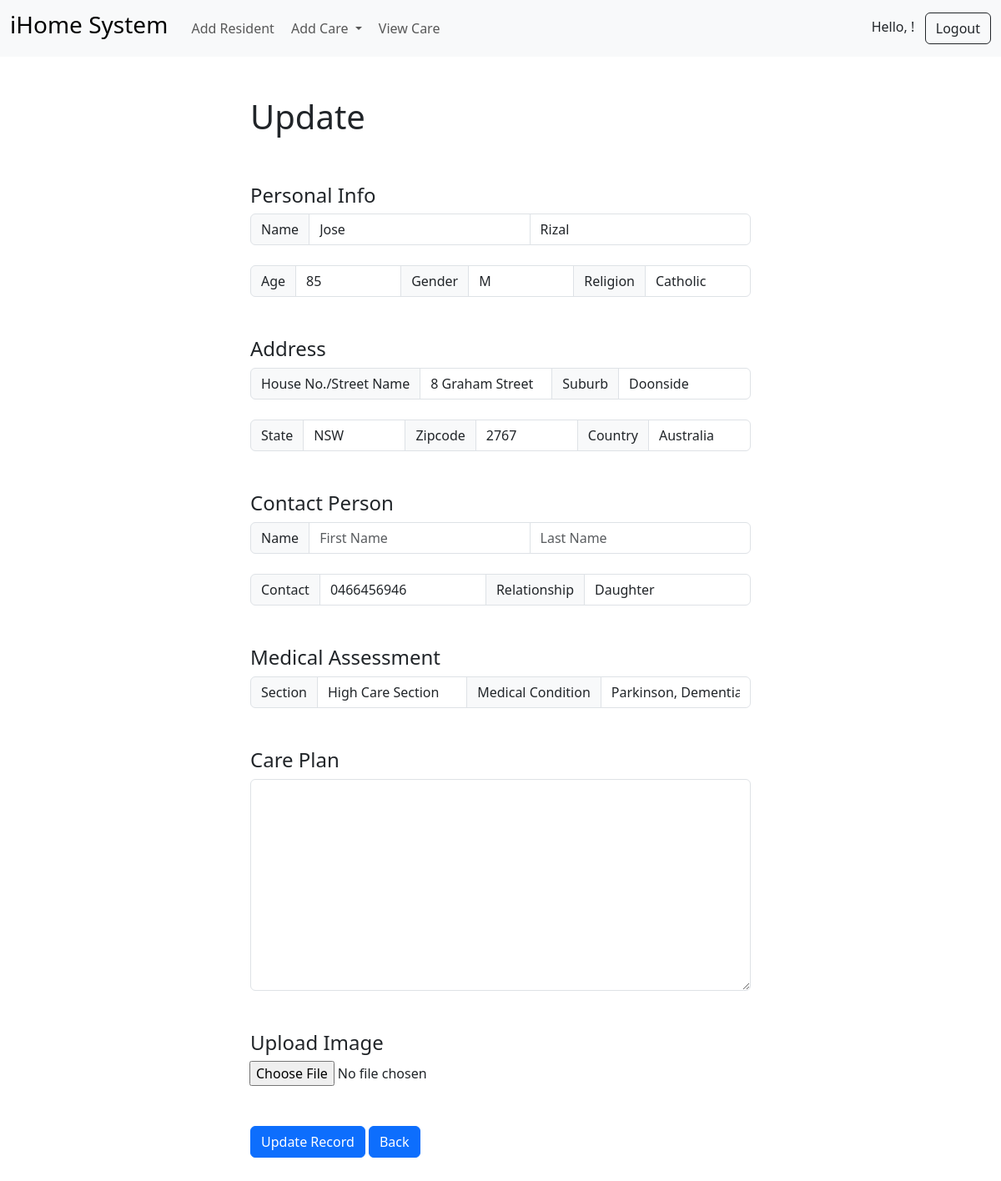
The page /update/5 (signed in) on the database its author committed.
### my_app/models.py (models this page shows, shortened)
class Record(models.Model):
    created_at = models.DateTimeField(auto_now_add = True)
    first_name = models.CharField(max_length=50)
    last_name = models.CharField(max_length=50)
    age = models.CharField(max_length=10)
    gender = models.CharField(max_length=10)
    religion = models.CharField(max_length=50)
    house_street = models.CharField(max_length=50)
    suburb = models.CharField(max_length=50)
    state  = models.CharField(max_length=20)
    post_code = models.CharField(max_length=20)
    country = models.CharField(max_length=50)
    section = models.CharField(max_length=50)
    med_background = models.CharField(max_length=250)
    care_plan = models.CharField(max_length=2500, null=True)
    contact_first = models.CharField(max_length=50)
    contact_last = models.CharField(max_length=50)
    contact_number = models.CharField(max_length=50)
    contact_rel = models.CharField(max_length=20)
    person_image = models.ImageField(null=True, blank=True, upload_to='images/')

### my_app/views.py (the view)
# urls.py: path('update/<int:pk>', views.update_record, name='update'),
def update_record(request, pk):
    if request.user.is_authenticated:
        current_record = get_object_or_404(Record, id=pk)
        if request.method == 'POST':
            form = AddRecordForm(request.POST, request.FILES, instance=current_record)
            if form.is_valid():
                form.save()
                messages.success(request, 'Record has been updated')
                return redirect('record', pk=current_record.id)
            else:
                messages.success(request, 'Update Failed')
                return redirect('record', pk=current_record.id)
        else:
            form = AddRecordForm(instance=current_record)
        return render(request, 'login/update_record.html', {'form': form})
    else:
        messages.success(request, 'You must be logged in')
        return redirect('home')

### my_app/templates/login/update_record.html (shortened to what this page needs)
{% extends 'base.html' %}
{% block content %}
    <div class="col-md-6 offset-md-3">
        <br>
        <br>
        <h1>Update {{current_record.first_name}} {{current_record.last_name}}</h1>
        <br><br>
        <form action="" method="POST" enctype="multipart/form-data">
            <h4>Personal Info</h4>
            <div class="input-group">
                <span class="input-group-text">Name</span>
                {{ form.first_name }}
                {{ form.last_name }}
            </div>
              <br>
            <div class="input-group">
                <span class="input-group-text">Age</span>
                {{ form.age }}
                <span class="input-group-text">Gender</span>
                {{ form.gender }}
                <span class="input-group-text">Religion</span>
                {{ form.religion }}
            </div>
            <br>
            <br>
            <h4>Address</h4>
            <div class="input-group">
                <span class="input-group-text">House No./Street Name</span>
                {{ form.house_street }}
                <span class="input-group-text">Suburb</span>
                {{ form.suburb }}
            </div><br>
            <div class="input-group">
                <span class="input-group-text">State</span>
                {{ form.state }}
                <span class="input-group-text">Zipcode</span>
                {{ form.post_code }}
                <span class="input-group-text">Country</span>
                {{ form.country }}
            </div>
            <br><br>
            <h4>Contact Person</h4>
            <div class="input-group">
                <span class="input-group-text">Name</span>
                {{ form.contact_first }} {{ form.contact_last}}
            </div>
            <br>
            <div class="input-group">
                <span class="input-group-text">Contact</span>
                {{ form.contact_number }}
                <span class="input-group-text">Relationship</span>
                {{ form.contact_rel }}
            </div>
            <br><br>
            <h4>Medical Assessment</h4>
            <div class="input-group">
                <span class="input-group-text">Section</span>
                {{ form.section }}
                <span class="input-group-text">Medical Condition</span>
                {{ form.med_background }}
            </div>
            <br><br>
            <h4>Care Plan</h4>
            <div class="input-group">
                {{ form.care_plan }}
            </div>
            <br><br>
            <h4>Upload Image</h4>
            <div class="input-group">
                <br>
                {{ form.person_image }}
            </div>
            <br><br>
            <button type="submit" class="btn btn-primary">Update Record</button>
            <button type="button" class="btn btn-primary" onclick="history.back()">Back</button>
        </form>
    </div>
    <br><br>
{% endblock %}

### rows shown on the page
Record: first_name "Jose", last_name "Rizal", age "85", gender "M", religion "Catholic", house_street "8 Graham Street", suburb "Doonside", state "NSW", post_code "2767", country "Australia", contact_number "0466456946", contact_rel "Daughter", section "High Care Section", med_background "Parkinson, Dementia"
